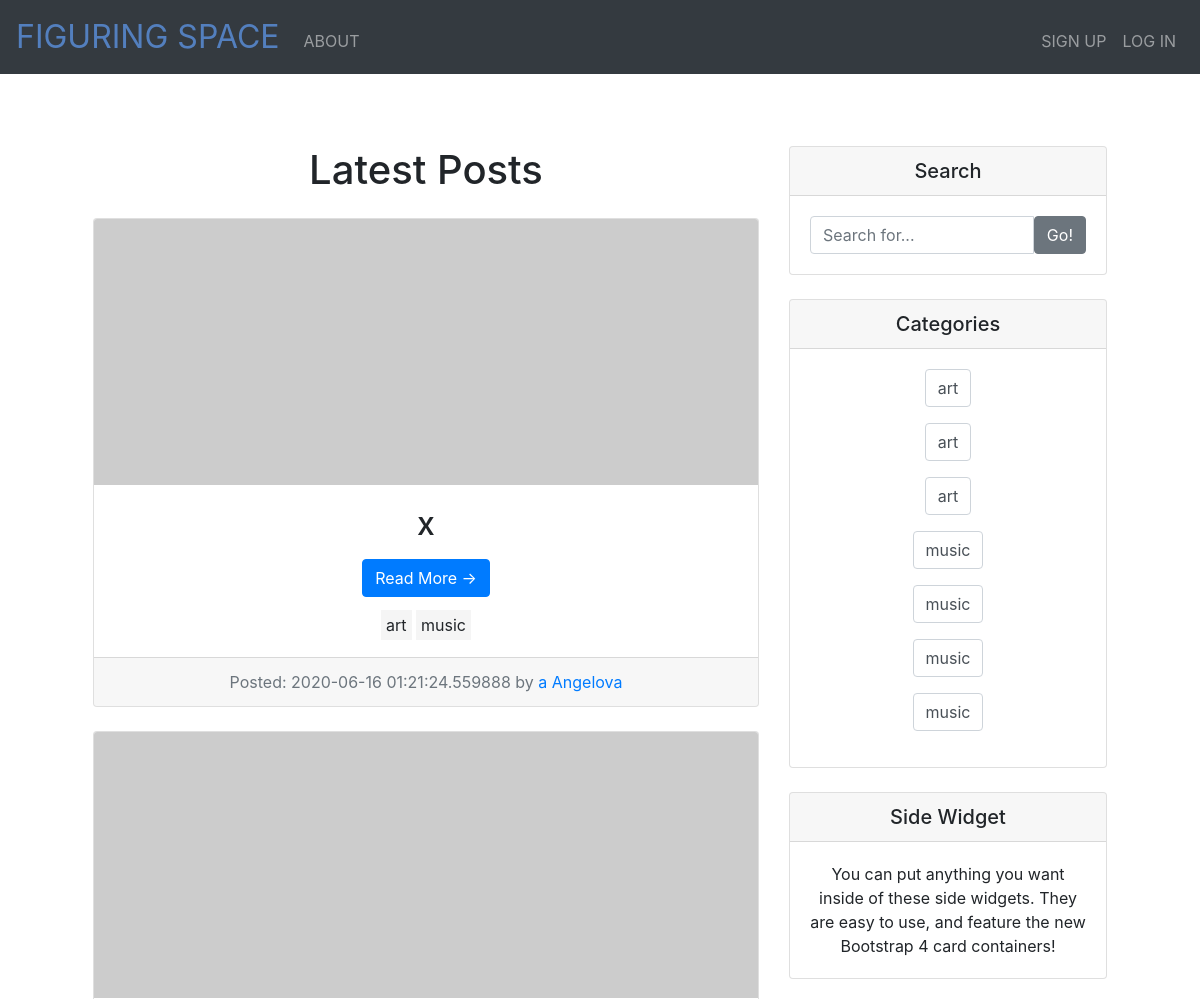
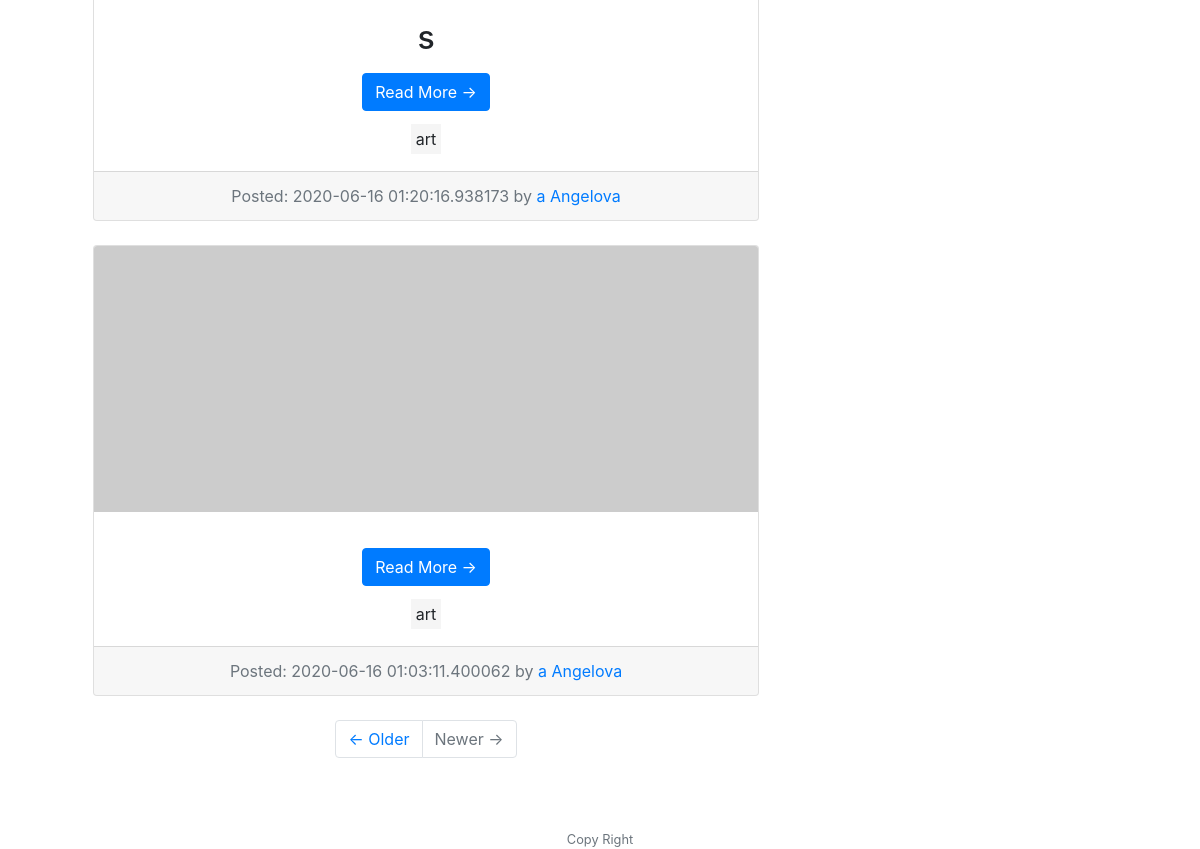
The page /posts/art on the database as committed earlier (2 pictures, top to bottom).
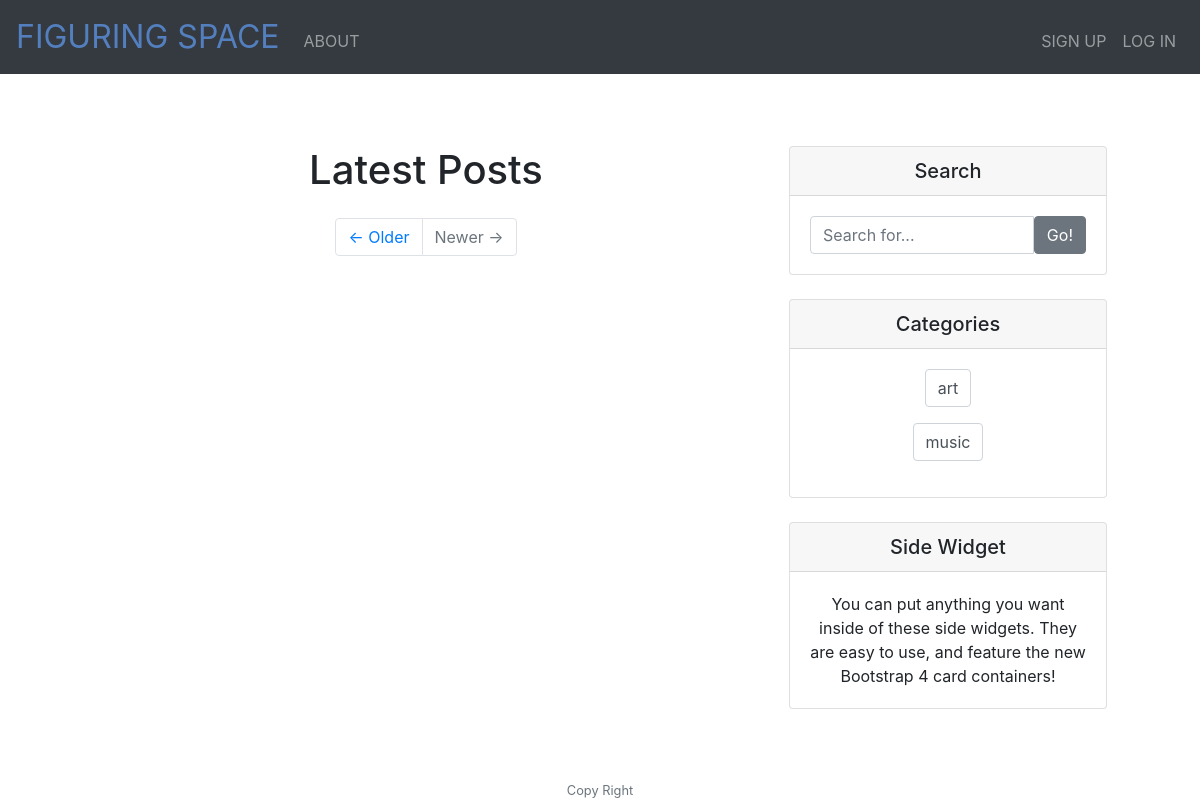
The same page on the database as committed later.
### models.py (models this page shows, shortened)
class Post(db.Model):
    id = db.Column(db.Integer, primary_key=True)
    title = db.Column(db.String(50))
    subtitle = db.Column(db.String(50))
    date_posted = db.Column(db.DateTime)
    content = db.Column(db.Text)
    author = db.Column(db.Integer, db.ForeignKey("user.id"))
    categories = db.relationship("Category", secondary='categories', backref=db.backref('posts', lazy='dynamic'))

class Category(db.Model):
    id = db.Column(db.Integer, primary_key=True)
    title = db.Column(db.String(50))

class User(db.Model):
    id = db.Column(db.Integer, primary_key=True)
    first_name = db.Column(db.String(50))
    last_name = db.Column(db.String(50))
    email = db.Column(db.String(50))
    password = db.Column(db.String(20))
    registered = db.Column(db.DateTime)
    posts = db.relationship("Post", backref='user')

### app.py (the view)
@app.route("/posts/<category>", methods=["GET", "POST"])
def categories(category):
    posts = Post.query.join(User).filter(Post.categories.any(title=category)).order_by(desc(Post.date_posted))
    allcategories = Category.query.all()
    return render_template("index.html", posts=posts, categories=allcategories)

### app.py (called while the page is built)
@app.after_request
def after_request(response):
    response.headers["Cache-Control"] = "no-cache, no-store, must-revalidate"
    response.headers["Expires"] = 0
    response.headers["Pragma"] = "no-cache"
    return response

### templates/index.html (shortened to what this page needs)
{% extends "layout.html" %} {% block main %}
<div class="container">
  <div class="row">
    <div class="col-md-8">
      <h1 class="my-4">
        Latest Posts
      </h1>
      {%for post in posts%}
      <div class="card mb-4">
        <img
          class="card-img-top"
          src="http://placehold.it/750x300"
          alt="Card image cap"
        />
        <div class="card-body">
          <h2 class="card-title">{{post.title}}</h2>
          <a href="/post/{{post.id}}" class="btn btn-primary"
            >Read More &rarr;</a
          >
          {%for cat in post.categories%}
          <span style="background-color: whitesmoke; padding: 5px;"
            >{{cat.title}}</span
          >
          {%endfor%}
        </div>
        <div class="card-footer text-muted">
          Posted: {{post.date_posted}} by
          <a href="#">{{post.user.first_name}} {{post.user.last_name}}</a>
        </div>
      </div>
      {%endfor%}
      <ul class="pagination justify-content-center mb-4">
        <li class="page-item">
          <a class="page-link" href="#">&larr; Older</a>
        </li>
        <li class="page-item disabled">
          <a class="page-link" href="#">Newer &rarr;</a>
        </li>
      </ul>
    </div>
    <div class="col-md-4">
      <div class="card my-4">
        <h5 class="card-header">Search</h5>
        <div class="card-body">
          <div class="input-group">
            <input
              type="text"
              class="form-control"
              placeholder="Search for..."
            />
            <span class="input-group-btn">
              <button class="btn btn-secondary" type="button">Go!</button>
            </span>
          </div>
        </div>
      </div>
      <div class="card my-4">
        <h5 class="card-header">Categories</h5>
        <div class="card-body">
          <ul class="list-unstyled mb-0">
            {%for category in categories%}
            <form action="/posts/{{category.title}}" method="post">
              <div class="form-group">
                <input
                  class="form-control"
                  name="category"
                  type="submit"
                  value="{{category.title}}"
                />
              </div>
            </form>
            {%endfor%}
          </ul>
        </div>
      </div>
      <div class="card my-4">
        <h5 class="card-header">Side Widget</h5>
        <div class="card-body">
          You can put anything you want inside of these side widgets. They are
          easy to use, and feature the new Bootstrap 4 card containers!
        </div>
      </div>
    </div>
  </div>
</div>
{% endblock %}

### templates/layout.html (shortened to what this page needs)
<!DOCTYPE html>
<html lang="en">
  <head>
    <link
      href="https://maxcdn.bootstrapcdn.com/bootstrap/4.1.3/css/bootstrap.min.css"
      rel="stylesheet"
    />
    <link href="./static/style.css" rel="stylesheet" />
  </head>
  <body>
    <nav class="navbar navbar-expand-md navbar-dark bg-dark">
      <a class="navbar-brand" href="/"
        ><span class="blue">FIGURING SPACE</span></a
      >
      <div class="collapse navbar-collapse" id="navbar">
        {% if session.user_id %}
        <ul class="navbar-nav mr-auto mt-2">
          <li class="nav-item"><a class="nav-link" href="/about">ABOUT</a></li>
          <li class="nav-item">
            <a class="nav-link" href="/posts">POSTS</a>
          </li>
        </ul>
        <ul class="navbar-nav ml-auto mt-2">
          <li class="nav-item">
            <a class="nav-link" href="/add-post">ADD A POST</a>
          </li>
          <li class="nav-item">
            <a class="nav-link" href="/myaccount">MY ACCOUNT</a>
          </li>
          <li class="nav-item">
            <a class="nav-link" href="/logout">LOG OUT</a>
          </li>
        </ul>
        {% else %}
        <ul class="navbar-nav mr-auto mt-2">
          <li class="nav-item"><a class="nav-link" href="/about">ABOUT</a></li>
        </ul>
        <ul class="navbar-nav ml-auto mt-2">
          <li class="nav-item">
            <a class="nav-link" href="/register">SIGN UP</a>
          </li>
          <li class="nav-item"><a class="nav-link" href="/login">LOG IN</a></li>
        </ul>
        {% endif %}
      </div>
    </nav>
    <main class="container p-5">
      {% block main %}{% endblock %}
    </main>
    <footer class="small text-center text-muted">
      Copy Right
    </footer>
  </body>
</html>

### static/style.css (style rules this page uses)
nav .navbar-brand { font-size: xx-large; }
ul { display: inline-block; }
nav .navbar-brand .blue { color: #537fbe; }
main .form-control { display: inline-block; width: auto; }
main { overflow-x: auto; text-align: center; }

Rows that differ between the two databases and show on the page:
no longer on this page (row unchanged): Post: title "x", date_posted "2020-06-16 01:21:24.559888", user.first_name "a", user.last_name "Angelova"
removed Category: title "art", category "art"
removed Category: title "music", category "music"
no longer on this page (row unchanged): Post: title "s", date_posted "2020-06-16 01:20:16.938173", user.first_name "a", user.last_name "Angelova"
no longer on this page (row unchanged): Post: date_posted "2020-06-16 01:03:11.400062", user.first_name "a", user.last_name "Angelova"
removed Category: category "art", shown under "Categories"
removed Category: category "music", shown under "Categories"
removed Category: category "music", shown under "Categories"
